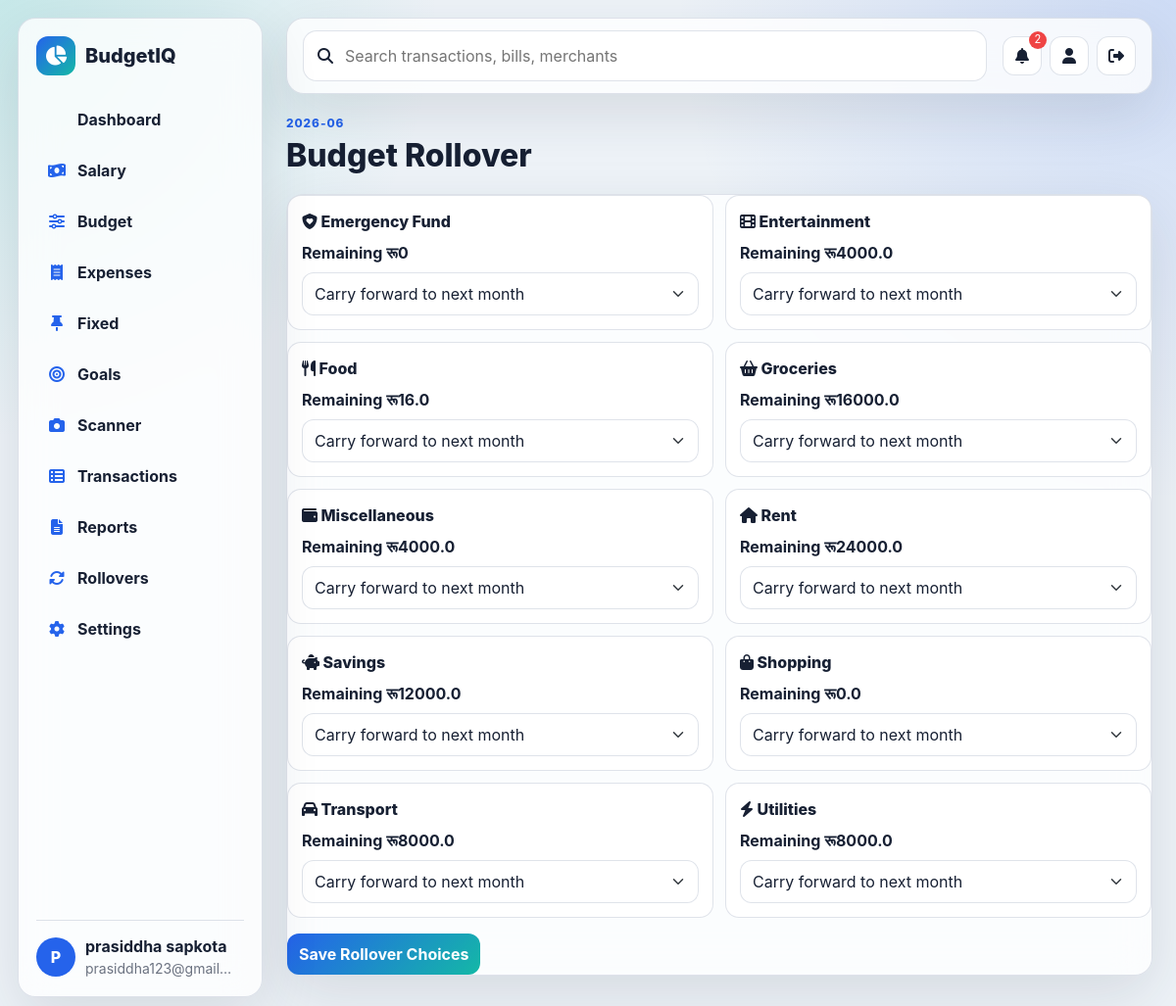
Screenshot of /rollovers (signed in) with the database file from the repository.
### models.py (models this page shows, shortened)
class User(UserMixin, db.Model):
    __tablename__ = "users"
    id = db.Column(db.Integer, primary_key=True)
    name = db.Column(db.String(120), nullable=False)
    email = db.Column(db.String(255), nullable=False, unique=True, index=True)
    password_hash = db.Column(db.String(255), nullable=False)
    created_at = db.Column(db.DateTime, default=datetime.utcnow)

class Category(db.Model):
    __tablename__ = "categories"
    id = db.Column(db.Integer, primary_key=True)
    user_id = db.Column(db.Integer, db.ForeignKey("users.id"), nullable=False)
    name = db.Column(db.String(80), nullable=False)
    icon = db.Column(db.String(80), default="fa-wallet")
    color = db.Column(db.String(20), default="#4f46e5")
    is_fixed = db.Column(db.Boolean, default=False)

class BudgetDistribution(db.Model):
    __tablename__ = "budget_distribution"
    id = db.Column(db.Integer, primary_key=True)
    user_id = db.Column(db.Integer, db.ForeignKey("users.id"), nullable=False)
    category_id = db.Column(db.Integer, db.ForeignKey("categories.id"), nullable=False)
    month = db.Column(db.String(7), nullable=False)
    percentage = db.Column(db.Float, nullable=False, default=0)
    allocated_amount = db.Column(db.Float, nullable=False, default=0)
    category = db.relationship("Category")

### routes/main.py (the view, shortened to what this page needs)
@main_bp.route("/rollovers", methods=["GET", "POST"])
@login_required
def rollovers():
    month = request.values.get("month") or month_key()
    data = dashboard_metrics(month)
    existing = {r.category_id: r for r in Rollover.query.filter_by(user_id=current_user.id, month=month).all()}
    return render_template("rollovers.html", cards=data["allocation_cards"], month=month, existing=existing, symbol=data["symbol"])

### routes/main.py (called while the page is built, shortened)
def month_key(value=None):
    value = value or date.today()
    return value.strftime("%Y-%m")

def money(value):
    return round(float(value or 0), 2)

def latest_salary():
    return Salary.query.filter_by(user_id=current_user.id).order_by(Salary.salary_date.desc()).first()

def salary_for_month(month=None):
    month = month or month_key()
    return (
        Salary.query.filter_by(user_id=current_user.id)
        .filter(func.strftime("%Y-%m", Salary.salary_date) == month)
        .order_by(Salary.salary_date.desc())
        .first()
    )

def currency_symbol(code):
    return {"INR": "₹", "USD": "$", "EUR": "€", "GBP": "£", "NPR": "रू"}.get(code or "INR", code or "₹")

def rebuild_budget(month=None):
    month = month or month_key()
    salary = salary_for_month(month) or latest_salary()
    if not salary:
        return []
    rows = BudgetDistribution.query.filter_by(user_id=current_user.id, month=month).all()
    for row in rows:
        row.allocated_amount = money(salary.amount * row.percentage / 100)
    db.session.commit()
    return rows

def expenses_for_month(month=None):
    month = month or month_key()
    return (
        Expense.query.filter_by(user_id=current_user.id)
        .filter(func.strftime("%Y-%m", Expense.expense_date) == month)
        .order_by(Expense.expense_date.desc(), Expense.id.desc())
        .all()
    )

def apply_fixed_expenses(month=None):
    month = month or month_key()
    fixed_rows = FixedExpense.query.filter_by(user_id=current_user.id, active=True).all()
    if not fixed_rows:
        return

### templates/rollovers.html (shortened to what this page needs)
{% extends "base.html" %}
{% block content %}
<section class="page-head"><div><p class="eyebrow">{{ month }}</p><h1>Budget Rollover</h1></div></section>
<form class="glass-panel" method="post">
  <div class="allocation-grid">
    {% for card in cards %}
    {% set saved = existing.get(card.row.category_id) %}
    <label class="allocation-edit">
      <span><i class="fa-solid {{ card.row.category.icon }}"></i> {{ card.row.category.name }}</span>
      <strong>Remaining {{ symbol }}{{ [card.remaining, 0]|max|round(2) }}</strong>
      <select class="form-select" name="pref_{{ card.row.category_id }}">
        <option value="carry_forward" {% if saved and saved.preference == 'carry_forward' %}selected{% endif %}>Carry forward to next month</option>
      </select>
    </label>
    {% endfor %}
  </div>
  <button class="btn btn-primary mt-3">Save Rollover Choices</button>
</form>
{% endblock %}

### templates/base.html (shortened to what this page needs)
<!doctype html>
<html lang="en" data-theme="{{ active_theme }}">
<head>
  <link href="https://cdn.jsdelivr.net/npm/bootstrap@5.3.3/dist/css/bootstrap.min.css" rel="stylesheet">
  <link href="https://cdnjs.cloudflare.com/ajax/libs/font-awesome/6.5.2/css/all.min.css" rel="stylesheet">
  <link href="{{ url_for('static', filename='css/style.css') }}" rel="stylesheet">
</head>
<body>
  {% if current_user.is_authenticated %}
  <aside class="sidebar glass-panel">
    <div class="brand"><span class="brand-icon"><i class="fa-solid fa-chart-pie"></i></span><span>BudgetIQ</span></div>
    <nav>
      <a href="{{ url_for('main.dashboard') }}"> Dashboard</a>
      <a href="{{ url_for('main.salary') }}"><i class="fa-solid fa-money-bill-wave"></i> Salary</a>
      <a href="{{ url_for('main.budget') }}"><i class="fa-solid fa-sliders"></i> Budget</a>
      <a href="{{ url_for('main.expenses') }}"><i class="fa-solid fa-receipt"></i> Expenses</a>
      <a href="{{ url_for('main.fixed') }}"><i class="fa-solid fa-thumbtack"></i> Fixed</a>
      <a href="{{ url_for('main.goals') }}"><i class="fa-solid fa-bullseye"></i> Goals</a>
      <a href="{{ url_for('main.scanner') }}"><i class="fa-solid fa-camera"></i> Scanner</a>
      <a href="{{ url_for('main.transactions') }}"><i class="fa-solid fa-table-list"></i> Transactions</a>
      <a href="{{ url_for('main.reports') }}"><i class="fa-solid fa-file-lines"></i> Reports</a>
      <a href="{{ url_for('main.rollovers') }}"><i class="fa-solid fa-rotate"></i> Rollovers</a>
      <a href="{{ url_for('main.settings') }}"><i class="fa-solid fa-gear"></i> Settings</a>
    </nav>
    <div class="profile-chip">
      <div class="avatar">{{ current_user.name[:1]|upper }}</div>
      <div><strong>{{ current_user.name }}</strong><small>{{ current_user.email }}</small></div>
    </div>
  </aside>
  {% endif %}
  <main class="{% if current_user.is_authenticated %}app-shell{% else %}auth-shell{% endif %}">
    {% if current_user.is_authenticated %}
    <header class="topbar glass-panel">
      <form class="searchbar" action="{{ url_for('main.transactions') }}">
        <i class="fa-solid fa-magnifying-glass"></i>
        <input name="q" placeholder="Search transactions, bills, merchants">
      </form>
      <div class="top-actions">
        <form method="post" action="{{ url_for('main.mark_notifications_read') }}">
          <button class="icon-btn" title="Notifications"><i class="fa-solid fa-bell"></i>{% if unread_count %}<span>{{ unread_count }}</span>{% endif %}</button>
        </form>
        <a class="icon-btn" href="{{ url_for('main.profile') }}" title="Profile"><i class="fa-solid fa-user"></i></a>
        <a class="icon-btn" href="{{ url_for('auth.logout') }}" title="Logout"><i class="fa-solid fa-right-from-bracket"></i></a>
      </div>
    </header>
    {% endif %}
    {% block content %}{% endblock %}
  </main>
</body>
</html>

### static/css/style.css (style rules this page uses)
:root { --bg: #eef3f8; --panel: rgba(255, 255, 255, 0.78); --panel-strong: rgba(255, 255, 255, 0.92); --text: #172033; --muted: #6b7280; --line: rgba(148, 163, 184, 0.3); --primary: #2563eb; --primary-2: #14b8a6; --danger: #ef4444; --shadow: 0 20px 60px rgba(31, 41, 55, 0.12); }
* { box-sizing: border-box; }
body { min-height: 100vh; margin: 0; color: var(--text); background: radial-gradient(circle at top left, rgba(20, 184, 166, 0.18), transparent 28rem), radial-gradient(circle at top right, rgba(37, 99, 235, 0.16), transparent 32rem), var(--bg); font-family: Inter, "Segoe UI", Arial, sans-serif; }
a { color: var(--primary); text-decoration: none; }
h1 { font-size: 2rem; font-weight: 800; margin: 0; letter-spacing: 0; }
small, .muted { color: var(--muted); }
.glass-panel { background: var(--panel); border: 1px solid var(--line); border-radius: 18px; box-shadow: var(--shadow); backdrop-filter: blur(18px); }
.sidebar { position: fixed; inset: 18px auto 18px 18px; width: 250px; padding: 18px; display: flex; flex-direction: column; z-index: 10; }
.brand { display: flex; align-items: center; gap: 10px; font-size: 1.25rem; font-weight: 800; margin-bottom: 22px; }
.brand-icon { width: 40px; height: 40px; display: grid; place-items: center; border-radius: 12px; background: linear-gradient(135deg, var(--primary), var(--primary-2)); color: white; }
.sidebar nav { display: grid; gap: 6px; }
.sidebar nav a { color: var(--text); padding: 11px 12px; border-radius: 12px; display: flex; gap: 12px; align-items: center; font-weight: 650; }
.sidebar nav i { width: 18px; color: var(--primary); text-align: center; }
.profile-chip { margin-top: auto; display: flex; gap: 10px; align-items: center; padding-top: 14px; border-top: 1px solid var(--line); min-width: 0; }
.profile-chip small { display: block; overflow: hidden; text-overflow: ellipsis; white-space: nowrap; max-width: 150px; }
.avatar { width: 40px; height: 40px; border-radius: 50%; display: grid; place-items: center; background: var(--primary); color: #fff; font-weight: 800; }
.app-shell { padding: 18px 24px 40px 292px; }
.topbar { min-height: 72px; padding: 12px 16px; display: flex; align-items: center; gap: 16px; margin-bottom: 22px; }
.searchbar { flex: 1; display: flex; align-items: center; gap: 10px; padding: 12px 14px; border: 1px solid var(--line); border-radius: 14px; background: var(--panel-strong); }
.searchbar input { width: 100%; border: 0; outline: 0; background: transparent; color: var(--text); }
.top-actions, .button-row { display: flex; align-items: center; gap: 8px; }
.icon-btn { position: relative; width: 40px; height: 40px; border: 1px solid var(--line); background: var(--panel-strong); color: var(--text); border-radius: 12px; display: inline-grid; place-items: center; }
.icon-btn span { position: absolute; top: -6px; right: -6px; min-width: 18px; height: 18px; padding: 0 5px; border-radius: 9px; background: var(--danger); color: #fff; font-size: 0.7rem; }
.page-head { display: flex; align-items: center; justify-content: space-between; gap: 16px; margin-bottom: 20px; }
.eyebrow { margin: 0 0 4px; text-transform: uppercase; color: var(--primary); font-size: 0.74rem; font-weight: 800; letter-spacing: 0.08em; }
.form-control, .form-select { min-height: 44px; border-radius: 12px; border-color: var(--line); background-color: var(--panel-strong); color: var(--text); }
.btn { border-radius: 12px; font-weight: 750; min-height: 42px; }
.btn-primary { background: linear-gradient(135deg, var(--primary), var(--primary-2)); border: 0; }
.allocation-grid { display: grid; grid-template-columns: repeat(2, minmax(0, 1fr)); gap: 12px; }
.allocation-edit { padding: 14px; border: 1px solid var(--line); border-radius: 14px; background: var(--panel-strong); display: grid; gap: 8px; }
.allocation-edit span { font-weight: 800; }

### rows the page displays
User: name "P", name "prasiddha sapkota", email "prasiddha123@gmail…"
Category: row.category.name "Emergency Fund"
BudgetDistribution: category "Carry forward to next month"
Category: row.category.name "Entertainment"
BudgetDistribution: category "Carry forward to next month"
Category: row.category.name "Food"
BudgetDistribution: category "Carry forward to next month"
Category: row.category.name "Groceries"
BudgetDistribution: category "Carry forward to next month"
Category: row.category.name "Miscellaneous"
BudgetDistribution: category "Carry forward to next month"
Category: row.category.name "Rent"
BudgetDistribution: category "Carry forward to next month"
Category: row.category.name "Savings"
BudgetDistribution: category "Carry forward to next month"
Category: row.category.name "Shopping"
BudgetDistribution: category "Carry forward to next month"
Category: row.category.name "Transport"
BudgetDistribution: category "Carry forward to next month"
Category: row.category.name "Utilities"
BudgetDistribution: category "Carry forward to next month"

### other values shown
{{ unread_count }} "2"
{{ month }} "2026-06"
{{ symbol }} "रू" "रू" "रू" "रू" "रू" "रू" "रू" "रू" "रू" "रू"
{{ [card.remaining, 0]|max|round(2) }} "0" "4000.0" "16.0" "16000.0" "4000.0" "24000.0" "12000.0" "0.0" "8000.0" "8000.0"
